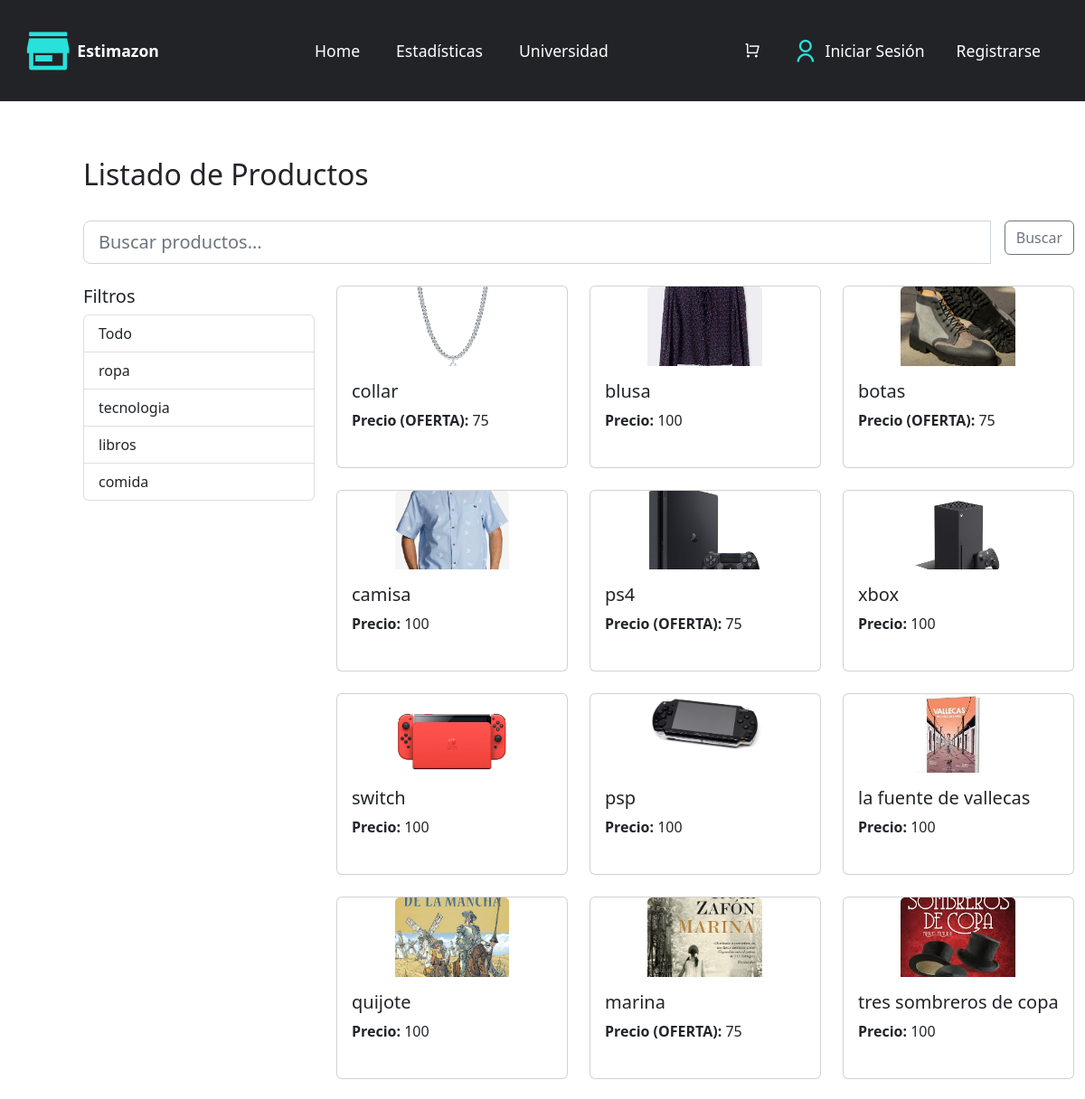
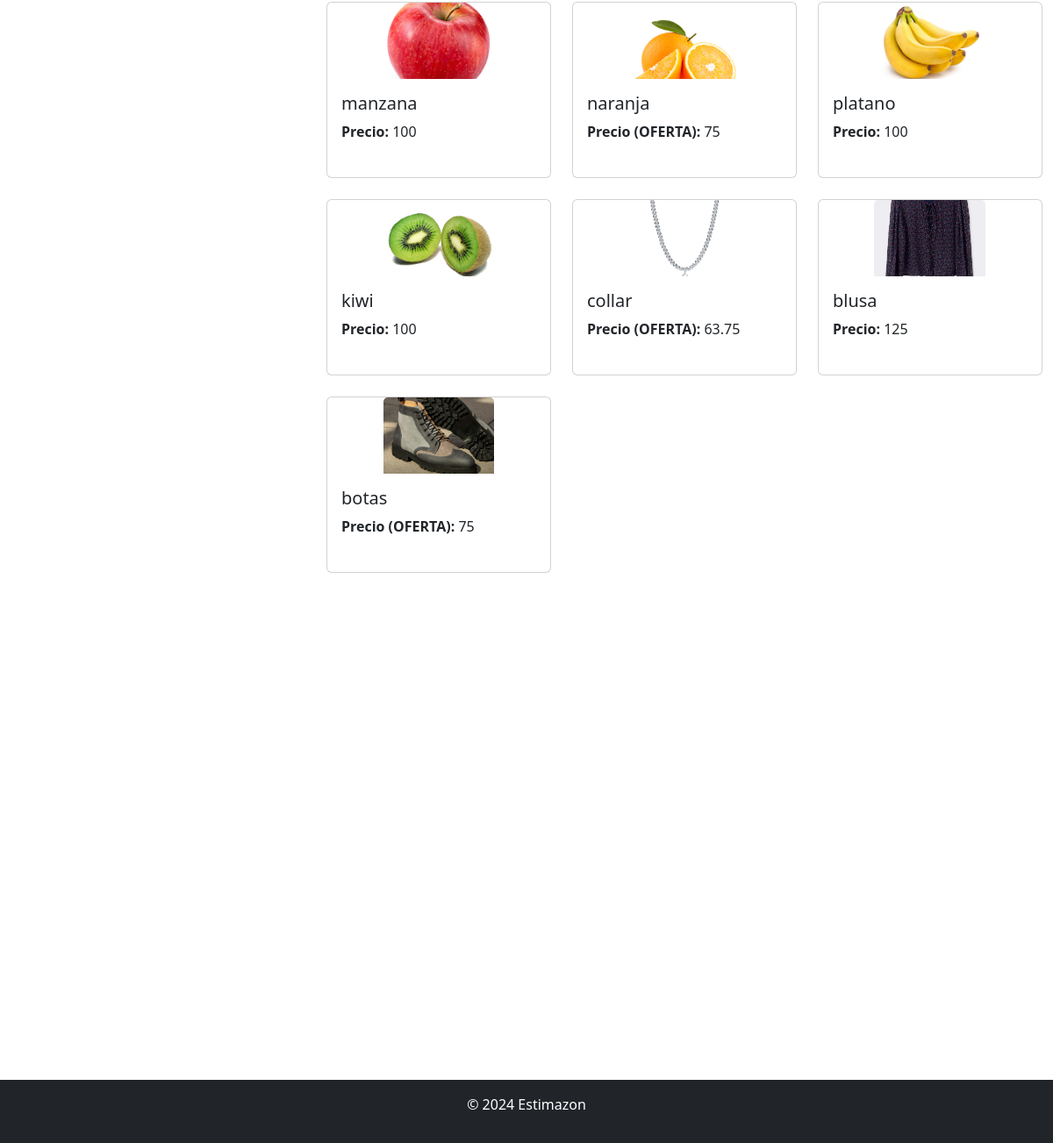
The app's page /home.php with its own data (2 pictures, top to bottom).
### tables this page shows
CREATE TABLE `tipoproducto` (
  `tpr_id` int(2) NOT NULL,
  `tpr_nombre` varchar(25) NOT NULL
);

CREATE TABLE `producto` (
  `pro_id` int(10) NOT NULL,
  `pro_nombre` varchar(25) NOT NULL,
  `pro_descripcion` varchar(100) NOT NULL,
  `pro_medidas` varchar(25) NOT NULL,
  `pro_color` varchar(25) NOT NULL,
  `pro_imagen` varchar(25) NOT NULL,
  `pro_cantidad` int(3) NOT NULL,
  `pro_precio` int(4) NOT NULL,
  `pro_oferta` tinyint(1) NOT NULL,
  `pro_descuento` int(2) NOT NULL,
  `pro_ven_id` int(5) NOT NULL
);

### home.php (the view, shortened to what this page needs)
<!doctype html>
<html lang="es">
<head>
    <link rel="stylesheet" href="css/home.css">
    <link href="https://cdn.jsdelivr.net/npm/bootstrap@5.2.3/dist/css/bootstrap.min.css" rel="stylesheet">
    <link rel="stylesheet" href="https://cdnjs.cloudflare.com/ajax/libs/remixicon/4.5.0/remixicon.css" />
    <link rel="stylesheet" href="https://cdnjs.cloudflare.com/ajax/libs/boxicons/2.1.0/css/boxicons.min.css" />
</head>
<body>
    <header>
        <div class="navigationBar">
            <a href="#" class="logo"><i class="ri-store-3-fill"></i><span>Estimazon</span></a>
            <ul class="itemsBar">
                <li><a href="./home.php" class="active">Home</a></li>
                <li><a href="./graficas.php">Estadísticas</a></li>
                <li><a href="https://www.uib.cat/">Universidad</a></li>
            </ul>
            <div class="logins">
                <a href="#" id="cart-icon"><i class="ri-shopping-cart-line"></i></a>
                <?php
                if (isset($_COOKIE["usuario"])) {
                    echo '<a href="#" class="user"><i class="ri-user-line"></i>' . $_COOKIE["usuario"] . '</a>';
                    echo '<a href="./account/closeAccount.php">Cerrar Sesión</a>';
                } else {
                    echo '<a href="./login.php" class="user"><i class="ri-user-line"></i>Iniciar Sesión</a>';
                    echo '<a href="./register.php">Registrarse</a>';
                }
                ?>
            </div>
        </div>
    </header>
    <main class="content-page">
        <div class="container mt-4">
            <div class="row">
                <div class="col-md-9">
                    <h2>Listado de Productos</h2>
                </div>
            </div>
        </div>
        <div class="container mt-4">
            <div class="row">
            <form class="input-group" action="./home.php">
                <input type="text" class="form-control form-control-lg" name="buscar" id="buscar" placeholder="Buscar productos...">
                <div class="input-group-append">
                    <button class="btn btn-outline-secondary ms-3" type="submit">Buscar</button>
                </div>
            </form>
            </div>
        </div>
        <div class="container mt-4">
            <div class="row">
                <div class="col-md-3">
                    <h5>Filtros</h5>
                    <div class="list-group">
                        <a class="list-group-item list-group-item-actio" href="home.php?categoria=0">Todo</a>
                        <?php
                        include 'Test/config.php';
                        $instruccion = "SELECT * FROM tipoproducto";
                        $res = mysqli_query($conn, $instruccion);
                        while ($fila = mysqli_fetch_assoc($res)) {
                            echo "<a class='list-group-item list-group-item-actio' href='home.php?categoria=" . $fila["tpr_id"] . "'>" . $fila["tpr_nombre"] . "</a>";
                        }
                        ?>
                    </div>
                </div>
                <div class="col-md-9">
                    <div class="row row-cols-1 row-cols-md-3 g-4" style="margin-bottom:200px">
                        <?php
                            include 'Test/config.php';
                            $instruccion = "";
                            if (!isset($_GET["categoria"]) || $_GET["categoria"] == 0) {
                                $instruccion = "SELECT pro_id, pro_nombre,pro_descripcion, pro_precio, pro_oferta, pro_descuento, pro_cantidad, pro_imagen FROM producto";
                            } else {
                                $instruccion = "SELECT pro_id, pro_nombre,pro_descripcion, pro_precio, pro_oferta, pro_descuento, pro_cantidad, pro_imagen FROM producto INNER JOIN TipoxProducto ON txp_pro_id = pro_id WHERE txp_tpr_id =" . $_GET["categoria"];
                            }
                            $res = mysqli_query($conn, $instruccion);
                            while ($fila = mysqli_fetch_assoc($res)) {
                                echo '<div class="col">';
                                    echo '<div class="card">';
                                        echo '<div class="container-img">';
                                            echo '<img src="img/' . $fila["pro_imagen"] . '" class="card-img-top" alt="...">';
                                        echo '</div>';
                                        echo '<div class="card-body">';
                                            echo '<h5 class="card-title">' . $fila["pro_nombre"]. '</h5>';
                                            if ($fila["pro_oferta"]) {
                                                echo '<div class="row mb-2"><p><b>Precio (OFERTA): </b>' . ($fila["pro_precio"] - $fila["pro_precio"] * $fila["pro_descuento"] * 0.01) .'</p></div>';
                                            }else {
                                                echo '<div class="row mb-2"><p><b>Precio: </b>'. $fila["pro_precio"] . '</p></div>';
                                            }
                                        echo '</div>';
                                    echo '</div>';
                                echo '</div>';
                            }
                        ?>
                    </div>
                </div>
            </div>
        </div>
    </main>
    <footer class="footer py-3 bg-dark text-white mt-5 p-3 position-fixed bottom-0 w-100">
        <div class="text-center">
            <p>&copy; 2024 Estimazon</p>
        </div>
    </footer>
</body>
</html>

### css/home.css (style rules this page uses)
* { padding: 0; margin: 0; box-sizing: border-box; text-decoration: none; list-style: none; }
:root { --bg-color: #222327; --text-color: #fff; --text-color-secondary: #222327; --main-color: #29e1da; }
footer p { color: var(--text-color); }
header { position: fixed; width: 100%; top: 0; right: 0; z-index: 1000; }
.navigationBar { background: var(--bg-color); top: 0; right: 0; z-index: 1000; display: flex; align-items: center; justify-content: space-between; padding: 28px 12%; transition: all .50s ease; }
.navigationBar * { display: flex; align-items: center; justify-content: space-between; }
.navigationBar a { text-decoration: none; list-style: none; }
.logo { display: flex; align-items: center; }
.logo i { color: var(--main-color); font-size: 56px; margin-right: 3px; text-decoration: none; list-style: none; }
.logo span { color: var(--text-color); font-size: 1.1rem; font-weight: 600; }
.itemsBar { display: flex; margin-bottom: 0; }
.itemsBar a { color: var(--text-color); font-size: 1.1rem; font-weight: 500; padding: 5px 0; margin: 0px 30px; transition: all .50s ease; }
.logins { display: flex; align-items: center; }
.logins a { margin-right: 25px; margin-left: 10px; color: var(--text-color); font-size: 1.1rem; font-weight: 500; transition: all 0.50s ease }
.user { display: flex; align-items: center; }
.user i { color: var(--main-color); font-size: 28px; margin-right: 7px; }
.content-page { position: absolute; top: 150px; left: 80px; height: 100%; transition: all .50s ease; }
@media (max-width: 1280px) { .navigationBar { padding: 14px 2%; transition: -2s; } }
@media (max-width: 1280px) { .itemsBar a { padding: 5px 0; margin: 0 20px; } }
@media (max-width: 1280px) { .content-page { position: absolute; top: 150px; left: 80px; transition: all .50s ease; } }
.container-img { display: block; width: 50%; height: auto; position: relative; overflow: hidden; padding: 34.37% 0 0 0; margin-inline: auto; }
.container-img img { display: block; max-width: 100%; max-height: 120%; position: absolute; object-fit: cover; top: 0; bottom: 0; left: 0; right: 0; }
.footer { background-color: #343a40; color: #ffffff; }

### records on screen
tipoproducto: tpr_nombre "ropa"
tipoproducto: tpr_nombre "tecnologia"
tipoproducto: tpr_nombre "libros"
tipoproducto: tpr_nombre "comida"
producto: pro_imagen (picture), pro_nombre "collar", $fila["pro_precio"] - $fila["pro_precio"] * $fila["pro_descuento"] * 0.01 "75"
producto: pro_imagen (picture), pro_nombre "blusa", pro_precio "100"
producto: pro_imagen (picture), pro_nombre "botas", $fila["pro_precio"] - $fila["pro_precio"] * $fila["pro_descuento"] * 0.01 "75"
producto: pro_imagen (picture), pro_nombre "camisa", pro_precio "100"
producto: pro_imagen (picture), pro_nombre "ps4", $fila["pro_precio"] - $fila["pro_precio"] * $fila["pro_descuento"] * 0.01 "75"
producto: pro_imagen (picture), pro_nombre "xbox", pro_precio "100"
producto: pro_imagen (picture), pro_nombre "switch", pro_precio "100"
producto: pro_imagen (picture), pro_nombre "psp", pro_precio "100"
producto: pro_imagen (picture), pro_nombre "la fuente de vallecas", pro_precio "100"
producto: pro_imagen (picture), pro_nombre "quijote", pro_precio "100"
producto: pro_imagen (picture), pro_nombre "marina", $fila["pro_precio"] - $fila["pro_precio"] * $fila["pro_descuento"] * 0.01 "75"
producto: pro_imagen (picture), pro_nombre "tres sombreros de copa", pro_precio "100"
producto: pro_imagen (picture), pro_nombre "manzana", pro_precio "100"
producto: pro_imagen (picture), pro_nombre "naranja", $fila["pro_precio"] - $fila["pro_precio"] * $fila["pro_descuento"] * 0.01 "75"
producto: pro_imagen (picture), pro_nombre "platano", pro_precio "100"
producto: pro_imagen (picture), pro_nombre "kiwi", pro_precio "100"
producto: pro_imagen (picture), pro_nombre "collar", $fila["pro_precio"] - $fila["pro_precio"] * $fila["pro_descuento"] * 0.01 "63.75"
producto: pro_imagen (picture), pro_nombre "blusa", pro_precio "125"
producto: pro_imagen (picture), pro_nombre "botas", $fila["pro_precio"] - $fila["pro_precio"] * $fila["pro_descuento"] * 0.01 "75"
